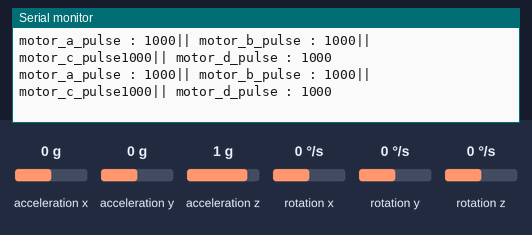
This sketch was run on a simulated Arduino Uno, built with avr-gcc and run on an emulated ATmega328P. Shown: the last lines printed to the serial monitor. Wiring (inferred from the names in the program): MPU-6050 motion sensor at I2C address 0x68. The inputs (shaded band) are chosen by the test bench; at power-on: acceleration y 0 g, rotation x 0 °/s, acceleration z 1 g, acceleration x 0 g, rotation y 0 °/s, rotation z 0 °/s.

Above: at 6.2 s.
6.3 s: acceleration y set to -1.4 g
At 6.9 s:
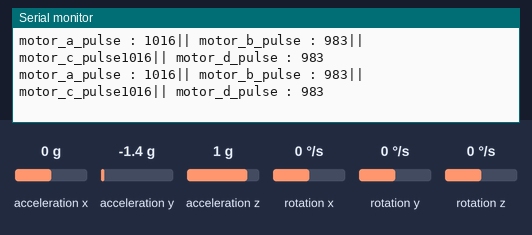
9.3 s: rotation x set to -192 °/s
At 10.0 s:
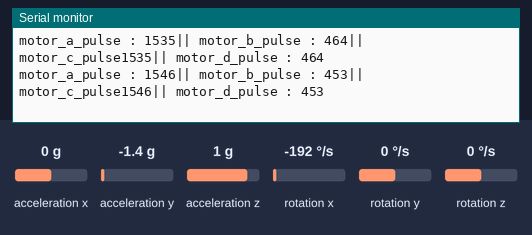
12.3 s: rotation x set to 100 °/s
At 13.4 s:
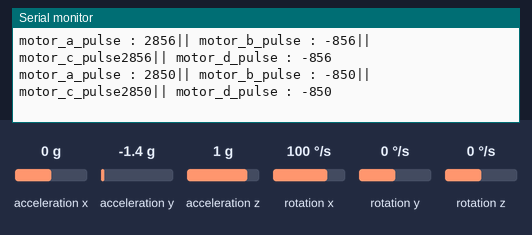
15.3 s: rotation x set to 192 °/s
At 16.2 s:
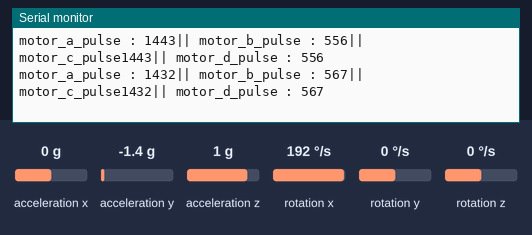
18.3 s: acceleration z set to 0 g
At 19.3 s:
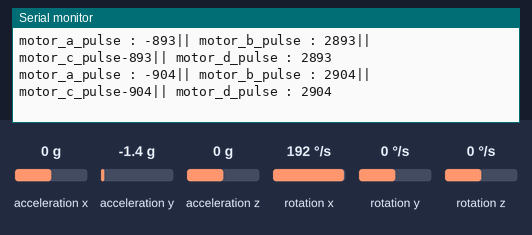
21.3 s: acceleration y set to 0 g
At 22.2 s:
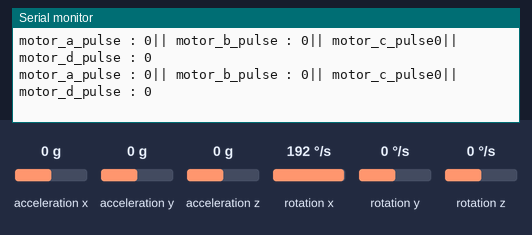
Timing chart, 0 to 24.3 s (numbered marks = the images above; inputs shaded):
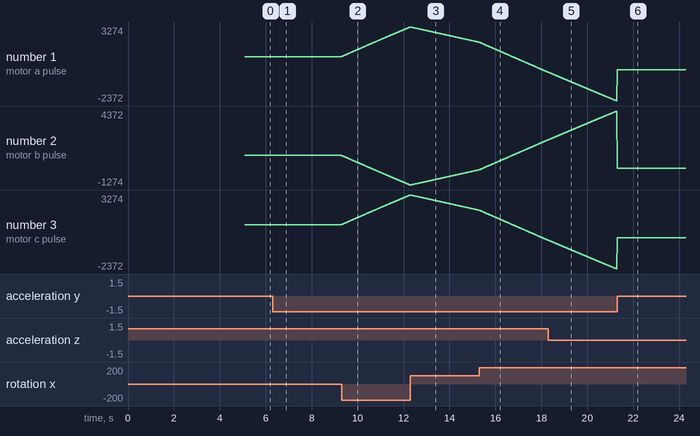

The sketch:

one_axis_p_controller.ino
```cpp
#include <Wire.h>
#define RAD_TO_DEG 57.295779513082320876798154814105

int motor_a_pulse=0;
int motor_b_pulse=0;
int motor_c_pulse=0;
int motor_d_pulse=0;

//complimentary filter params  YFMC c=0.9996
double c=0.98;
double c_=1-c;


const int gyro_addr=0x68;
int temp;
long acc_reading[3];
float gyro_reading[3];
/*
gyro[0] => pitch axis
gyro[1] => roll axis
gyro[2] => yaw axis
*/
int gyro_offset[3];
int frequency_of_gyro_reading=250;
// degree per second  = raw gyro /65.5
// frequency of gyro is frequency_of_gyro_reading
int conversion_constant= frequency_of_gyro_reading*65.5 ;
float gyro_yaw,gyro_roll,gyro_pitch;
double acc_roll,acc_pitch;

double pitch,roll,yaw;
double desired_pitch,desired_roll,desired_yaw;

//####################################################### SETUP ##############################################################################################
void setup() {
Serial.begin(57600);
Serial.println("hello world ! ! !");
Serial.println("setting up gyro");
gyro_setup(gyro_addr);//Setting up gyro registers
Serial.println("Calculating  gyro ofset");
cal_mpu(gyro_addr,50);// Calculating gyro gyro_offset
//TODO  ********************** setting initial angle value from acclerometer
gyro_yaw=0;
gyro_roll=0;
gyro_pitch=0;


desired_roll=0;
desired_pitch=0;
desired_yaw=0;


/*
############## calculate time of execution
unsigned long start = micros();
read_mpu(gyro_addr);
Serial.println(gyro_pitch);

unsigned long end_t = micros();
unsigned long delta = end_t - start;
Serial.println("delta");
Serial.println(delta);

728 micro seconds
*/
}
//####################################################################### LOOP  ################################################################################
void loop() {
/*
read_mpu(gyro_addr);
Serial.println(gyro_yaw);
delay(4);
*/
read_mpu(gyro_addr);
//Serial.println(acc_pitch);
motor_a_pulse=1000;
motor_b_pulse=1000;
motor_c_pulse=1000;
motor_d_pulse=1000;
calculate_motor_pulse_PID();
Serial.print("motor_a_pulse : ");
Serial.print(motor_a_pulse);
Serial.print("|| motor_b_pulse : ");
Serial.print(motor_b_pulse);
Serial.print("|| motor_c_pulse");
Serial.print(motor_c_pulse);
Serial.print("|| motor_d_pulse : ");
Serial.print(motor_d_pulse);
Serial.println(" ");
delay(4);
}
//####################################################################################### SET UP GYRO ############################################################
void gyro_setup(int gyro_addr)
{
  //Setup the MPU-6050
    Wire.beginTransmission(gyro_addr);                                      //Start communication with the address found during search.
    Wire.write(0x6B);                                                          //We want to write to the PWR_MGMT_1 register (6B hex)
    Wire.write(0x00);                                                          //Set the register bits as 00000000 to activate the gyro
    Wire.endTransmission();                                                    //End the transmission with the gyro.

    Wire.beginTransmission(gyro_addr);                                      //Start communication with the address found during search.
    Wire.write(0x1B);                                                          //We want to write to the GYRO_CONFIG register (1B hex)
    Wire.write(0x08);                                                          //Set the register bits as 00001000 (500dps full scale)
    Wire.endTransmission();                                                    //End the transmission with the gyro

    Wire.beginTransmission(gyro_addr);                                      //Start communication with the address found during search.
    Wire.write(0x1C);                                                          //We want to write to the ACCEL_CONFIG register (1A hex)
    Wire.write(0x10);                                                          //Set the register bits as 00010000 (+/- 8g full scale range)
    Wire.endTransmission();                                                    //End the transmission with the gyro

    Wire.beginTransmission(gyro_addr);                                      //Start communication with the address found during search
    Wire.write(0x1A);                                                          //We want to write to the CONFIG register (1A hex)
    Wire.write(0x03);                                                          //Set the register bits as 00000011 (Set Digital Low Pass Filter to ~43Hz)
    Wire.endTransmission();                                                    //End the transmission with the gyro
}
//################################################################################### READ MPU ####################################################################
void read_mpu(int gyro_addr){
    //Read the MPU-6050
    Wire.beginTransmission(gyro_addr);                                   //Start communication with the gyro.
    Wire.write(0x3B);                                                       //Start reading @ register 43h and auto increment with every read.
    Wire.endTransmission();                                                 //End the transmission.
    Wire.requestFrom(gyro_addr,14);                                      //Request 14 bytes from the gyro.
    while(Wire.available() < 14);                                           //Wait until the 14 bytes are received.
    acc_reading[0] = Wire.read()<<8|Wire.read();                               //Add the low and high byte to the acc_x variable.
    acc_reading[1] = Wire.read()<<8|Wire.read();                               //Add the low and high byte to the acc_y variable.
    acc_reading[2] = Wire.read()<<8|Wire.read();                               //Add the low and high byte to the acc_z variable.

    temp = Wire.read()<<8|Wire.read();                               //Add the low and high byte to the temperature variable.


    gyro_reading[1]= Wire.read()<<8|Wire.read();                              //Read high and low part of the angular data.
    gyro_reading[0]= Wire.read()<<8|Wire.read();                              //Read high and low part of the angular data.
    gyro_reading[2] = Wire.read()<<8|Wire.read();                              //Read high and low part of the angular data.

//.......................................................... Angle estimation by intergrating gyro value .......................
//SUbstrcting the gyro_offset value calculated during calibration
gyro_reading[0]=gyro_reading[0]-gyro_offset[0];
gyro_reading[1]=gyro_reading[1]-gyro_offset[1];
gyro_reading[2]=gyro_reading[2]-gyro_offset[2];

//Converting and then intergrating gyro value
//current value = previous value + converted gyro value * dt
gyro_yaw=gyro_yaw+gyro_reading[2]/conversion_constant;
gyro_roll=gyro_roll+gyro_reading[1]/conversion_constant;
gyro_pitch=gyro_pitch+gyro_reading[0]/conversion_constant;
//...............................................................................................................................

//..................................... Angle estimation using acclerometer Reading ..............................................
long total_accleration= acc_reading[0]*acc_reading[0] + acc_reading[1]*acc_reading[1] + acc_reading[2]*acc_reading[2];
double R_acc=sqrt(total_accleration);

double x_acc=acc_reading[0];
double y_acc=acc_reading[1];

acc_pitch=asin(x_acc/R_acc);
acc_pitch=-1*acc_pitch*RAD_TO_DEG;
acc_roll=asin(y_acc/R_acc);
acc_roll=acc_roll*RAD_TO_DEG;

// pitch=asin(inv_sin_value);
//pitch=(pitch*180)/3.14;
//...................................................................................................................................


//...................................................complimentary filter.............................................................
yaw=gyro_yaw;
roll=acc_roll*c_ + gyro_roll*c;
pitch=acc_pitch*c_+gyro_pitch*c;
//....................................................................................................................................
}
//############################################################################# Calibrate MPU  ########################################################################
void cal_mpu(int gyro_addr,int num_of_rounds)
{
long gyro_sum[3];
Serial.print("Calibrating gyro:");
      gyro_sum[0]=0;
      gyro_sum[1]=0;
      gyro_sum[2]=0;
  gyro_offset[0]=0;
  gyro_offset[1]=0;
  gyro_offset[2]=0;
    for (int i=0;i<num_of_rounds;i++)
    {
      Serial.print(".");
      read_mpu(gyro_addr);
      gyro_sum[0]=gyro_sum[0]+gyro_reading[0];
      gyro_sum[1]=gyro_sum[1]+gyro_reading[1];
      gyro_sum[2]=gyro_sum[2]+gyro_reading[2];
      delay(100);
    }
  Serial.println("Done ! ");
  gyro_offset[0]=gyro_sum[0]/num_of_rounds;
  gyro_offset[1]=gyro_sum[1]/num_of_rounds;
  gyro_offset[2]=gyro_sum[2]/num_of_rounds;

Serial.print("gyro ofset 0: ");
Serial.print(gyro_offset[0]);
Serial.print("|| gyro ofset 1: ");
Serial.print(gyro_offset[1]);
Serial.print("|| gyro ofset 2: ");
Serial.print(gyro_offset[2]);
}
//#######################################################################################################################################################################
 void calculate_motor_pulse_PID()
 {
double roll_error,pitch_error,yaw_error;

 roll_error=desired_roll - roll;
 pitch_error=desired_pitch-pitch;
 yaw_error=desired_yaw-yaw;

double P_gain,I_gain,D_gain;
P_gain=15;
I_gain=0;
D_gain=0;
//................................... only roll rn .........
/*
M_A,M_C down => +ve roll
M_B,M_D down => -ve roll
so
error >0
=>
desired value is more
so more roll req
so MA MC should go down
MB MD should go up
so MA MC - error
MB MD +  error
*/
double roll_correction=P_gain*roll_error ;
motor_a_pulse=motor_a_pulse +  roll_correction;
motor_b_pulse=motor_b_pulse -  roll_correction;
motor_c_pulse=motor_c_pulse + roll_correction;
motor_d_pulse=motor_d_pulse -  roll_correction;
 }
```

Measured:
- after the input at 6.3 s, the serial monitor: prints a new line at once (image 1)
- after the input at 9.3 s, the serial monitor: prints a new line at once (image 2)
- plotted number 1: 1000 → 1016 after the input at 6.3 s, 1016 → 3274 after the input at 9.3 s
- plotted number 2: 1000 → 983 after the input at 6.3 s, 983 → -1274 after the input at 9.3 s
- plotted number 3: 1000 → 1016 after the input at 6.3 s, 1016 → 3274 after the input at 9.3 s
